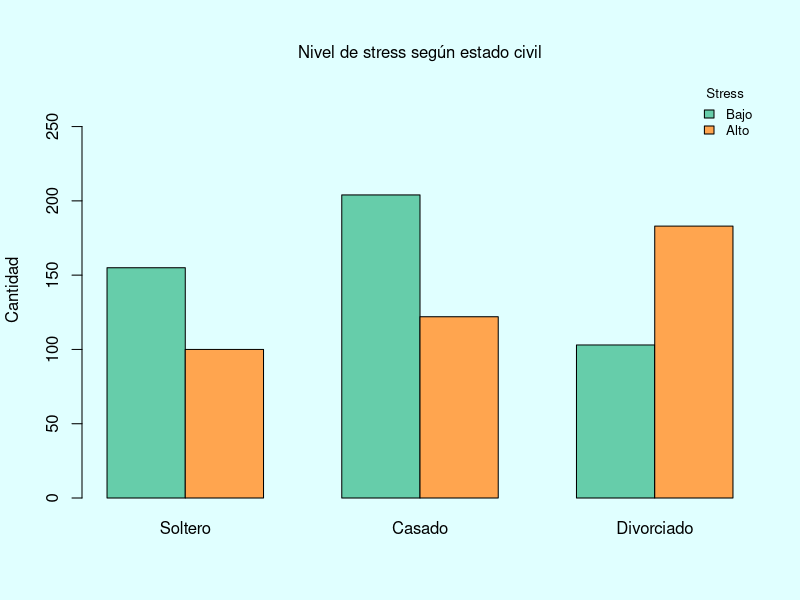
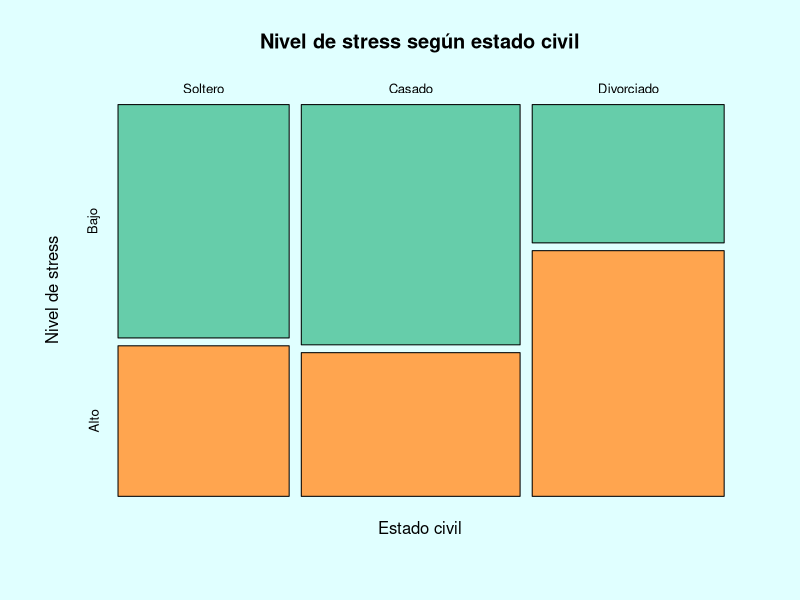
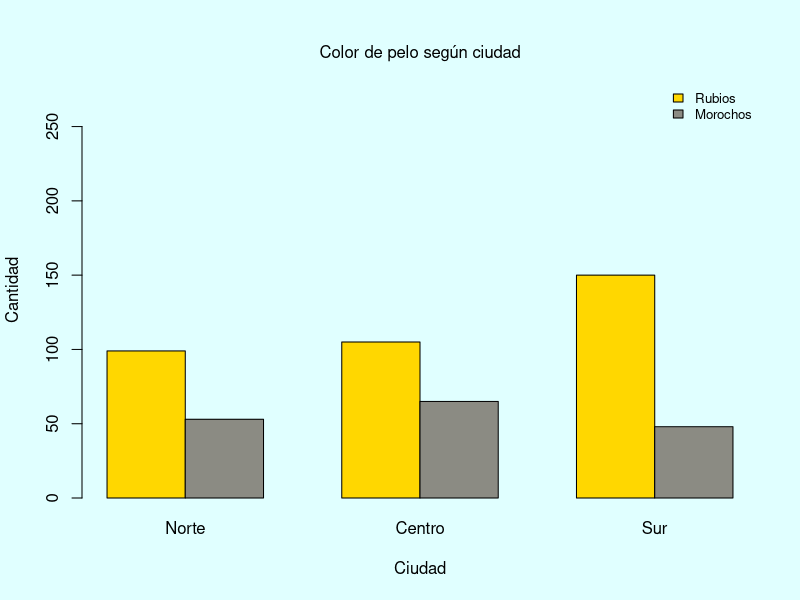
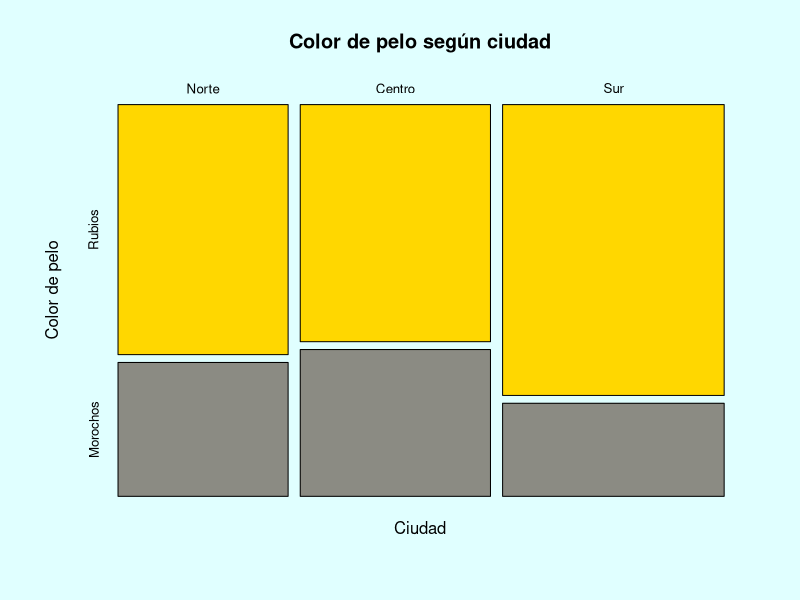

Reproduce these figures in R, in order.
## ---- chunk 1
knitr::opts_chunk$set(echo = FALSE)
## ---- chunk 2
CantStressBajo<-c(155,204,103)
CantStressAlto<-c(100,122,183)
Tab<-as.table(rbind(CantStressBajo,CantStressAlto))
dimnames(Tab)<-list(Stress=c("Bajo","Alto"),EstadoCivil=c("Soltero","Casado","Divorciado"))
Tab
## ---- chunk 3
par(bg="lightcyan")
barplot(Tab,beside=TRUE,col= c("aquamarine3","tan1"),ylim=c(0,280),ylab="Cantidad")
#title("Nivel de stress según estado civil",cex=0.75)
mtext("Nivel de stress según estado civil",cex=1,line=1)
legend("topright",cex=0.8,title="Stress",c("Bajo","Alto"), fill=c("aquamarine3","tan1"),horiz=F, box.lty = 0)

## ---- chunk 4
par(bg="lightcyan")
mosaicplot(t(Tab),col=c("aquamarine3","tan1"),main="Nivel de stress según estado civil",ylab="Nivel de stress",xlab="Estado civil",
           cex=0.8)

## ---- chunk 5


chisq.test(Tab)
## ---- chunk 6
Tab1<-Tab[,-1]
chisq.test(Tab1)

Tab2<-Tab[,-2]
chisq.test(Tab2)

Tab3<-Tab[,-3]
chisq.test(Tab3)

## ---- chunk 7
names(chisq.test(Tab))

chisq.test(Tab)$statistic

chisq.test(Tab)$expected

chisq.test(Tab)$residuals

chisq.test(Tab)$stdres

chisq.test(Tab1)$statistic

chisq.test(Tab1)$expected

chisq.test(Tab1)$residuals

chisq.test(Tab1)$stdres

chisq.test(Tab2)$statistic

chisq.test(Tab2)$expected

chisq.test(Tab2)$residuals

chisq.test(Tab2)$stdres

chisq.test(Tab3)$statistic

chisq.test(Tab3)$expected

chisq.test(Tab3)$residuals

chisq.test(Tab3)$stdres

## ---- chunk 8
Pob1<-c(99,53)#Ciudad Norte
Pob2<-c(105,65)#Ciudad Centro
Pob3<-c(150,48)#Ciudad Sur

TabPob<-as.table(rbind(Pob1,Pob2,Pob3))
dimnames(TabPob)<-list(Ciudad=c("Norte","Centro","Sur"),ColorPelo=c("Rubios","Morochos"))
TabPob

## ---- chunk 9

par(bg="lightcyan")
barplot(t(TabPob),beside=TRUE,col= c("gold","ivory4"),ylim=c(0,280),ylab="Cantidad",xlab="Ciudad")
mtext("Color de pelo según ciudad",cex=1,line=1)
legend("topright",cex=0.8,c("Rubios","Morochos"), fill=c("gold","ivory4"),horiz=F, box.lty = 0) 
## ---- chunk 10

mosaicplot(TabPob,col=c("gold","ivory4"),main="Color de pelo según ciudad",ylab="Color de pelo",xlab="Ciudad",cex=0.8)
## ---- chunk 11

chisq.test(TabPob)
chisq.test(TabPob)$expected
## ---- chunk 12

TabPob1<-TabPob[-1,]
chisq.test(TabPob1)
chisq.test(TabPob1)$expected

TabPob2<-TabPob[-2,]
chisq.test(TabPob2)
chisq.test(TabPob2)$expected

TabPob3<-TabPob[-3,]
chisq.test(TabPob3)
chisq.test(TabPob3)$expected

